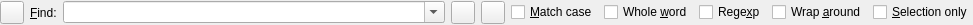
<?xml version="1.0" encoding="UTF-8"?>
<ui version="4.0">
 <class>SearchWidget</class>
 <widget class="QWidget" name="SearchWidget">
  <property name="geometry">
   <rect>
    <x>0</x>
    <y>0</y>
    <width>973</width>
    <height>25</height>
   </rect>
  </property>
  <property name="sizePolicy">
   <sizepolicy hsizetype="MinimumExpanding" vsizetype="Preferred">
    <horstretch>0</horstretch>
    <verstretch>0</verstretch>
   </sizepolicy>
  </property>
  <property name="windowTitle">
   <string>Find</string>
  </property>
  <layout class="QHBoxLayout" name="horizontalLayout">
   <property name="leftMargin">
    <number>0</number>
   </property>
   <property name="topMargin">
    <number>0</number>
   </property>
   <property name="rightMargin">
    <number>0</number>
   </property>
   <property name="bottomMargin">
    <number>0</number>
   </property>
   <item>
    <widget class="QToolButton" name="closeButton">
     <property name="toolTip">
      <string>Press to close the window</string>
     </property>
     <property name="text">
      <string/>
     </property>
    </widget>
   </item>
   <item>
    <widget class="QLabel" name="label">
     <property name="text">
      <string>&amp;Find:</string>
     </property>
     <property name="buddy">
      <cstring>findtextCombo</cstring>
     </property>
    </widget>
   </item>
   <item>
    <widget class="QComboBox" name="findtextCombo">
     <property name="sizePolicy">
      <sizepolicy hsizetype="Expanding" vsizetype="Fixed">
       <horstretch>0</horstretch>
       <verstretch>0</verstretch>
      </sizepolicy>
     </property>
     <property name="minimumSize">
      <size>
       <width>300</width>
       <height>0</height>
      </size>
     </property>
     <property name="editable">
      <bool>true</bool>
     </property>
     <property name="insertPolicy">
      <enum>QComboBox::InsertAtTop</enum>
     </property>
     <property name="duplicatesEnabled">
      <bool>false</bool>
     </property>
    </widget>
   </item>
   <item>
    <widget class="QToolButton" name="findPrevButton">
     <property name="toolTip">
      <string>Press to find the previous occurrence</string>
     </property>
    </widget>
   </item>
   <item>
    <widget class="QToolButton" name="findNextButton">
     <property name="toolTip">
      <string>Press to find the next occurrence</string>
     </property>
    </widget>
   </item>
   <item>
    <widget class="QCheckBox" name="caseCheckBox">
     <property name="text">
      <string>&amp;Match case</string>
     </property>
    </widget>
   </item>
   <item>
    <widget class="QCheckBox" name="wordCheckBox">
     <property name="text">
      <string>Whole &amp;word</string>
     </property>
    </widget>
   </item>
   <item>
    <widget class="QCheckBox" name="regexpCheckBox">
     <property name="text">
      <string>Rege&amp;xp</string>
     </property>
    </widget>
   </item>
   <item>
    <widget class="QCheckBox" name="wrapCheckBox">
     <property name="text">
      <string>Wrap &amp;around</string>
     </property>
    </widget>
   </item>
   <item>
    <widget class="QCheckBox" name="selectionCheckBox">
     <property name="text">
      <string>&amp;Selection only</string>
     </property>
    </widget>
   </item>
  </layout>
 </widget>
 <tabstops>
  <tabstop>findtextCombo</tabstop>
  <tabstop>caseCheckBox</tabstop>
  <tabstop>wordCheckBox</tabstop>
  <tabstop>regexpCheckBox</tabstop>
  <tabstop>wrapCheckBox</tabstop>
  <tabstop>selectionCheckBox</tabstop>
  <tabstop>findNextButton</tabstop>
  <tabstop>findPrevButton</tabstop>
  <tabstop>closeButton</tabstop>
 </tabstops>
 <resources/>
 <connections/>
</ui>
